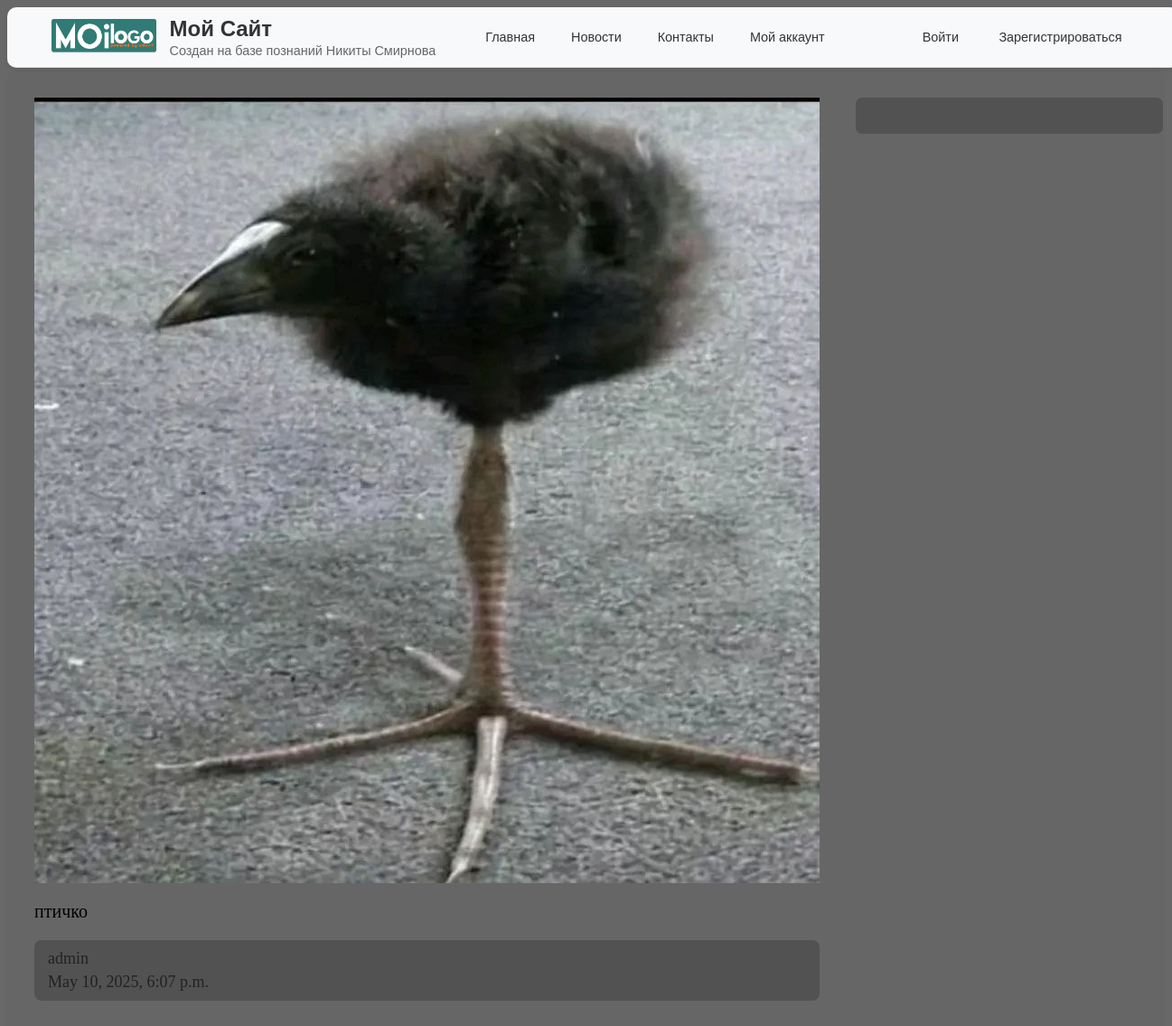
The app's page /mysite/detail/1/, older data.
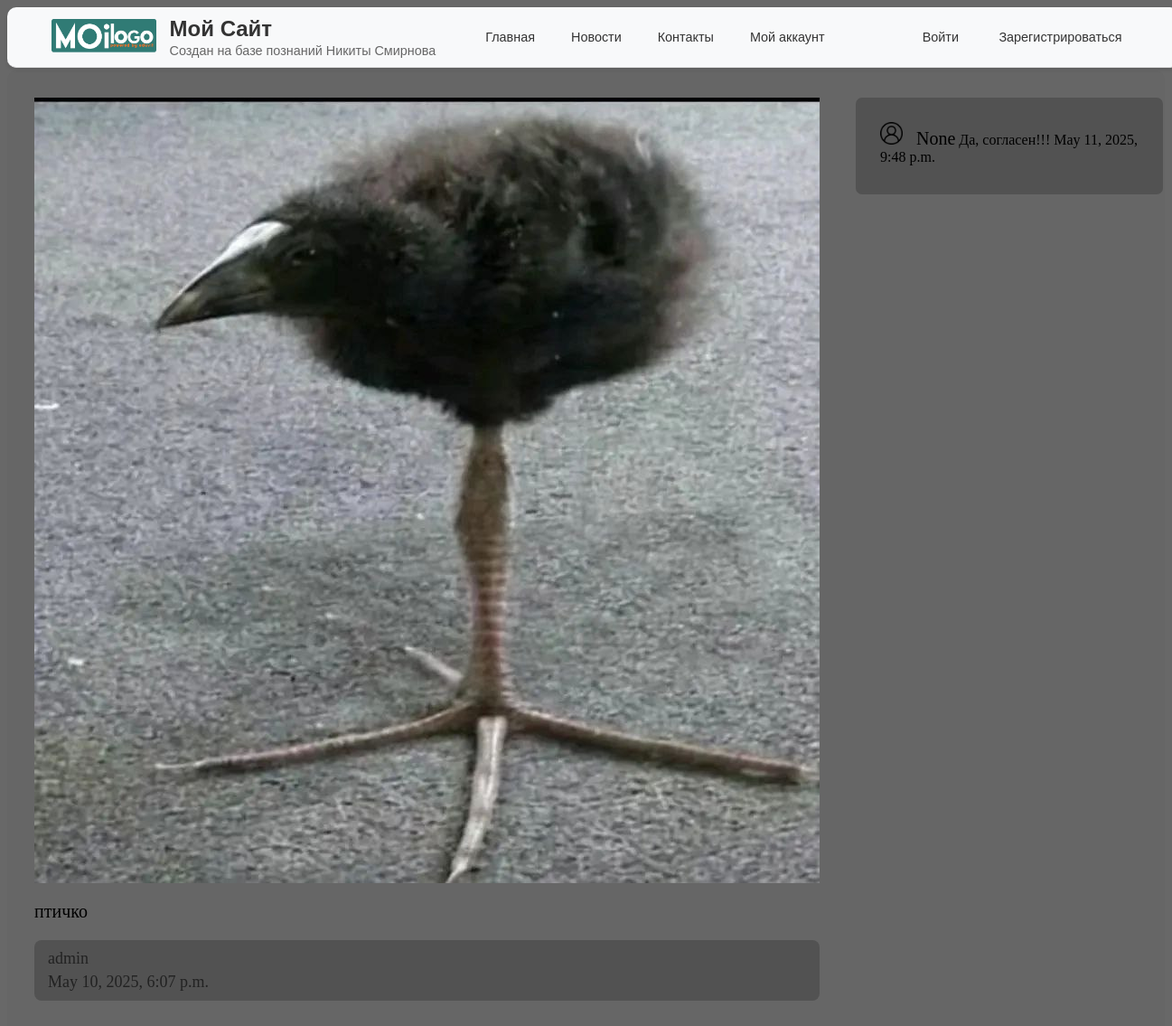
The same page, newer data.
### mysite/models.py (models this page shows, shortened)
class Comment(models.Model):
    blog = models.ForeignKey(BlogPost, on_delete=models.CASCADE, verbose_name="Блог")
    author = models.ForeignKey(User, on_delete=models.CASCADE, verbose_name="Автор", null=True, blank=True)
    text = models.TextField(verbose_name="Текст комментария")
    date_published = models.DateTimeField(default=timezone.now(), verbose_name="Дата публикации")
    class Meta:
        verbose_name = "Комментарий"
        verbose_name_plural = "Комментарии"

### mysite/views.py (the view)
# urls.py: path("detail/<int:pk>/", views.detail, name="blog_detail"),
def detail(request, pk):
    blog = BlogPost.objects.get(pk=pk)
    comments = Comment.objects.filter(blog=blog)
    title = blog.title
    return render(
        request,
        template_name='mysite/blog_detail.html',
        context={"blog": blog, "comments": comments, "title": title}
    )

### mysite/templates/mysite/blog_detail.html (shortened to what this page needs)
{% extends 'mysite/layout.html' %}
{% load static %}
{% block static %}
<link rel="stylesheet" href="{% static 'mysite/css/blog_detail.css' %}">
{% endblock %}
{% block content %}
    <div class="blog_detail">
            <div class="content">
                <img src="{{ blog.image.url}}">
                <div><a>{{ blog.content | linebreaks }}</a></div>
                <div class="blog_info">
                    <a>{{ blog.author }}</a>
                    <a>{{ blog.date_published }}</a>
            </div>
        </div>
        <div class="comments">
            {% if "comments" %}
                {% for comment in comments %}
                    <div class="comment">
                        <a style="font-size: 20"><img src="{% static 'mysite/img/user.png' %}"
                        style="width: 25; margin-right: 10px;">
                            {{ comment.author }}</a>
                        <a>{{ comment.text }}</a>
                        <a style="align-self: flex-end">{{ comment.date_published }}</a>
                    </div>
                {% endfor %}
            {% else %}
                    <a class="no_comments">Комментариев пока нет</a>
            {% endif %}
        </div>
    </div>
{% endblock %}

Row changes from the older to the newer data that the page shows:
added Comment: author "None", text "Да, согласен!!!", date_published "May 11, 2025, 9:48 p.m."
